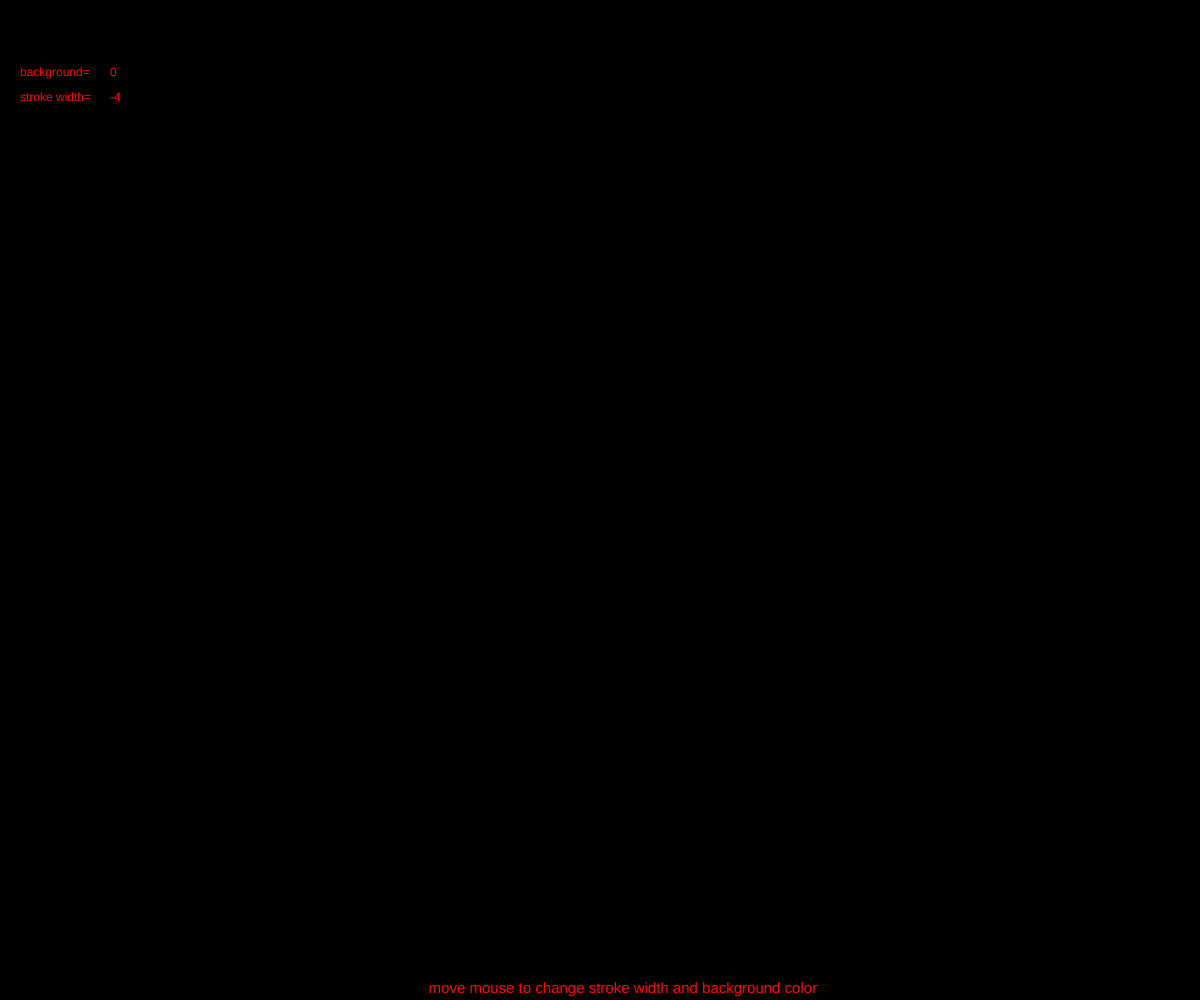
Frame 1 (no input)
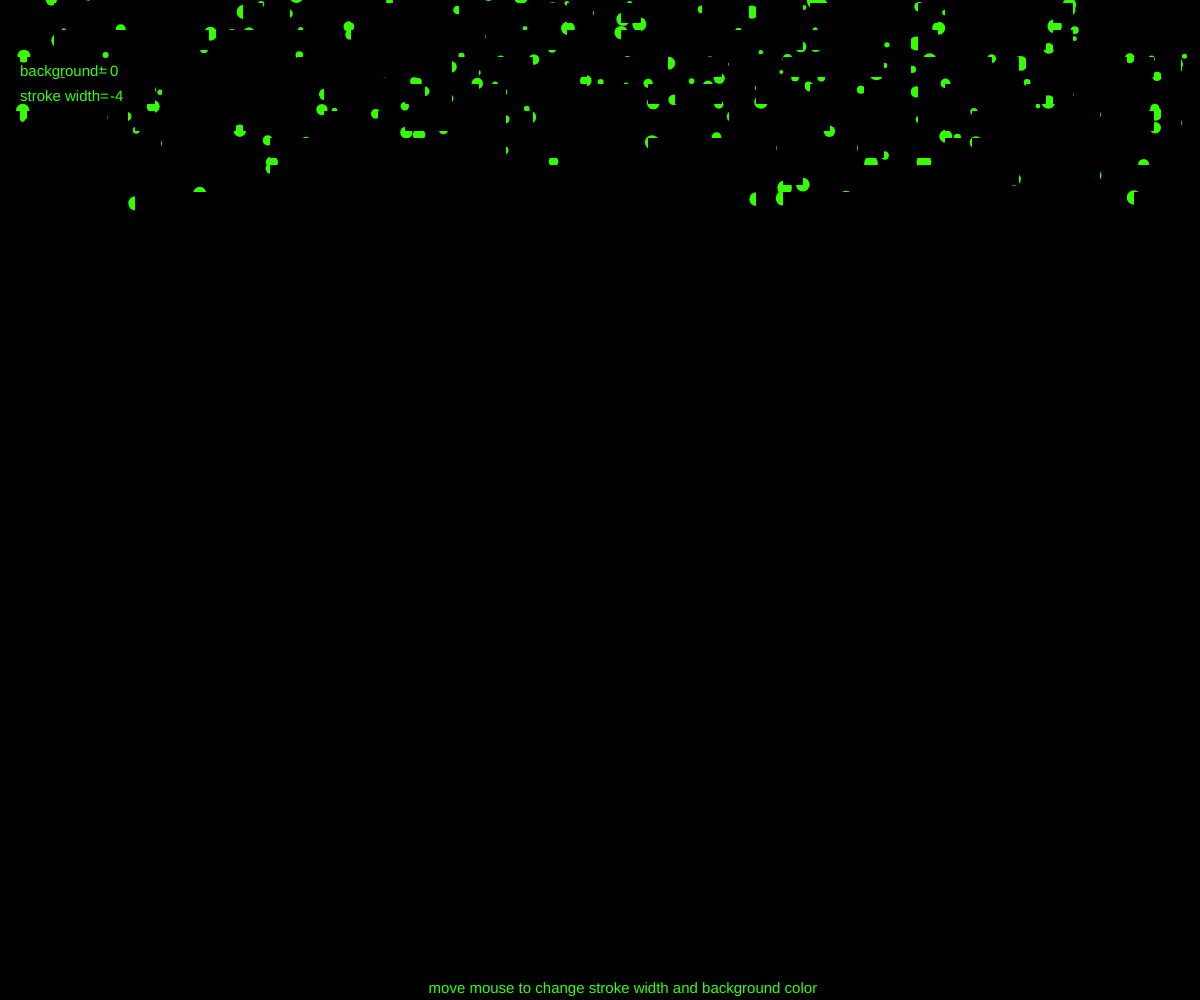
Frame 60 (no input)
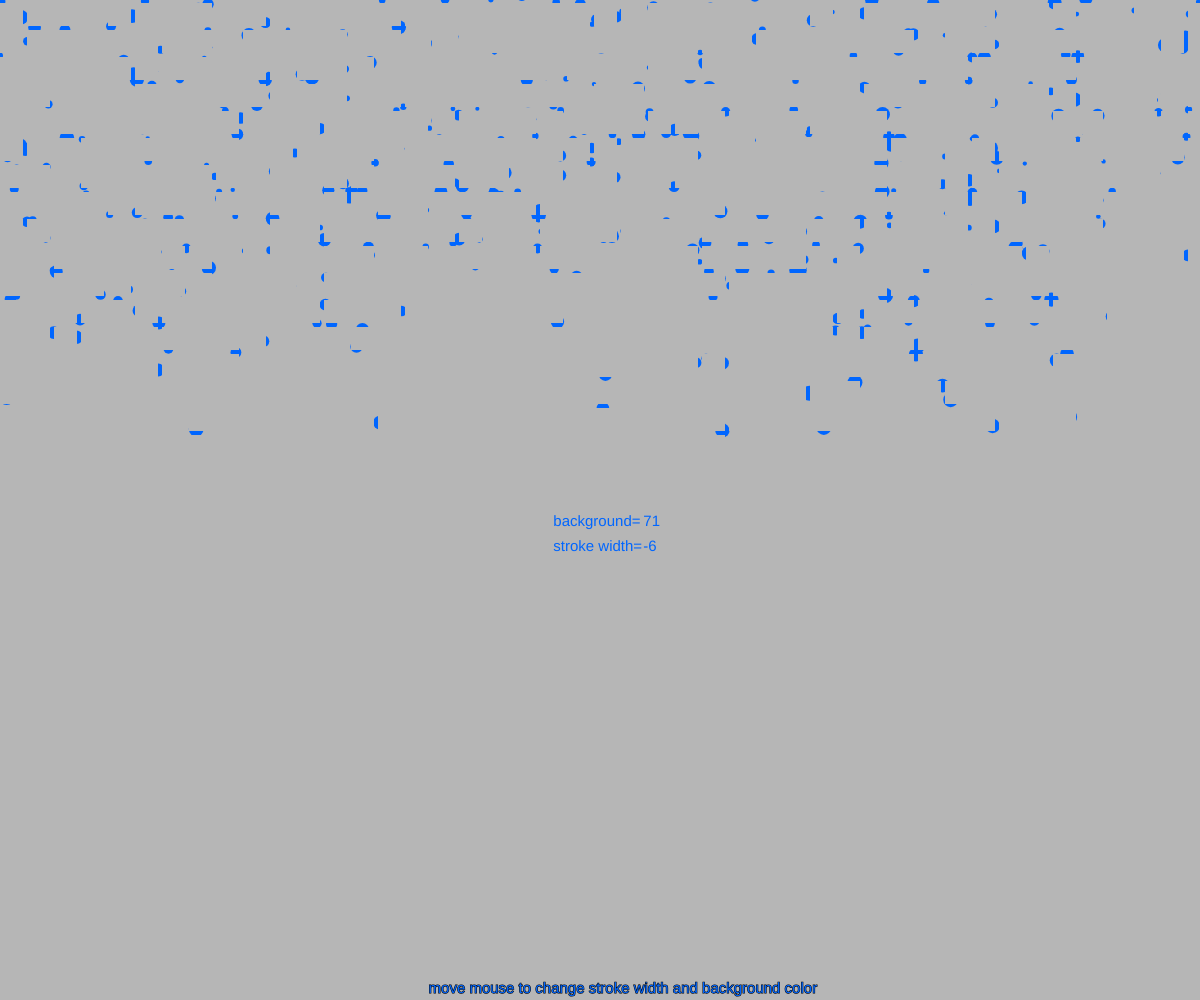
Frame 120 (the mouse pressed at the canvas centre since frame 60)

The p5.js sketch that drew these frames (run headless with seeded random() and noise() and a simulated clock; from frame 60 on, the mouse is pressed at the canvas centre):

// p5.js sketch
// ── sketch.js
var snowflakes = [];
var colorone = 0;

function preload(){
  // put preload code here
}

function setup() {
  createCanvas(windowWidth, windowHeight);

  colorMode(HSB, 100);

  createCanvas(windowWidth,windowHeight);
  background(25);
}

function draw(){
  noStroke();
  background(mouseY/7);
  if(colorone == 100){
    colorone = 0;
  }
  colorone += 0.5;
  fill(colorone, 100, 100);
  let t = frameCount / 60; // update time

  // create a random number of snowflakes each frame
  for (let i = 0; i < random(5, 10); i++) {
    snowflakes.push(new snowflake()); // append snowflake object
  }

  // loop through snowflakes with a for..of loop
  for (let flake of snowflakes) {
    flake.update(t); // update snowflake position
    flake.display(); // draw snowflake
  }

  push();

  for(var h = 0; h < windowHeight; h+= width/50){
    pop();
    translate(0,3);
    push();
    for(var v = 0; v < windowWidth; v+= width/50){
      fill(mouseY / 7);
      rect(v, h, width/60 + mouseX/200, width/60 + mouseX/200);
      translate (3,0);
    }
  }
  pop();
  text("background=", mouseX+20 - mouseX/9, mouseY - height/20 - mouseY/10);
  text("stroke width=", mouseX+20 - mouseX/9, mouseY  - height/40 - mouseY/10);
  text(floor(mouseY/7), mouseX+110 - mouseX/9, mouseY - height/20 - mouseY/10);
  text(floor(6 - (width/60 + mouseX/200)/2), mouseX+110 - mouseX/9, mouseY  - height/40 - mouseY/10);
  translate (width/2.8,-height/12);

  stroke("black");
  textSize(15);
  text('move mouse to change stroke width and background color', 0, height - height/20);
}

function snowflake() {
  this.posX = 0;
  this.posY = random(-50, 0);
  this.initialangle = random(0, 2 * PI);
  this.size = random(4, 15);

  this.radius = sqrt(random(pow(width, 2)));

  this.update = function(time) {
    let w = 0.5;
    let angle = w * time + this.initialangle;
    this.posX = width / 2 + this.radius * sin(angle);

    this.posY += pow(this.size, 0.5);

    if (this.posY > height) {
      let index = snowflakes.indexOf(this);
      snowflakes.splice(index, 1);
    }
  };

  this.display = function() {
    ellipse(this.posX, this.posY, this.size);
  };
}

function ChangeColor(rettangolo, colore) {
  rettangolo.fill(colore,100,100);
}
